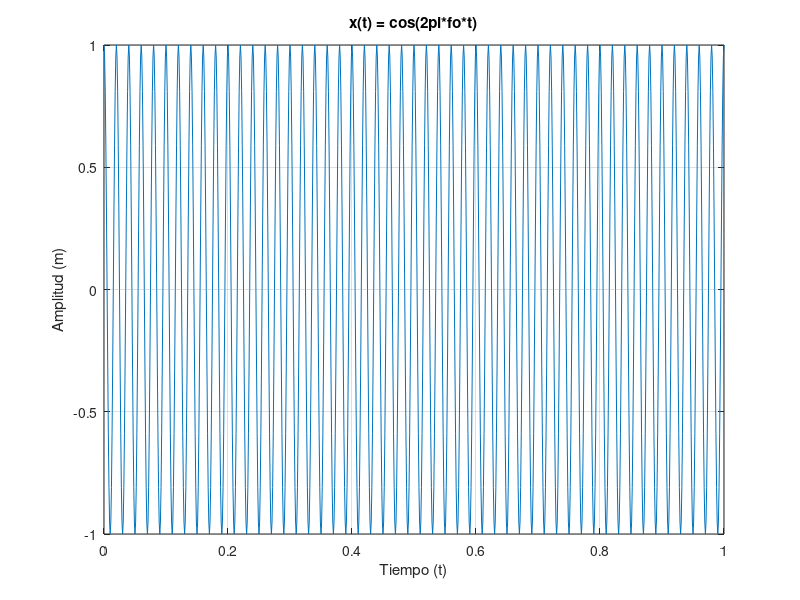
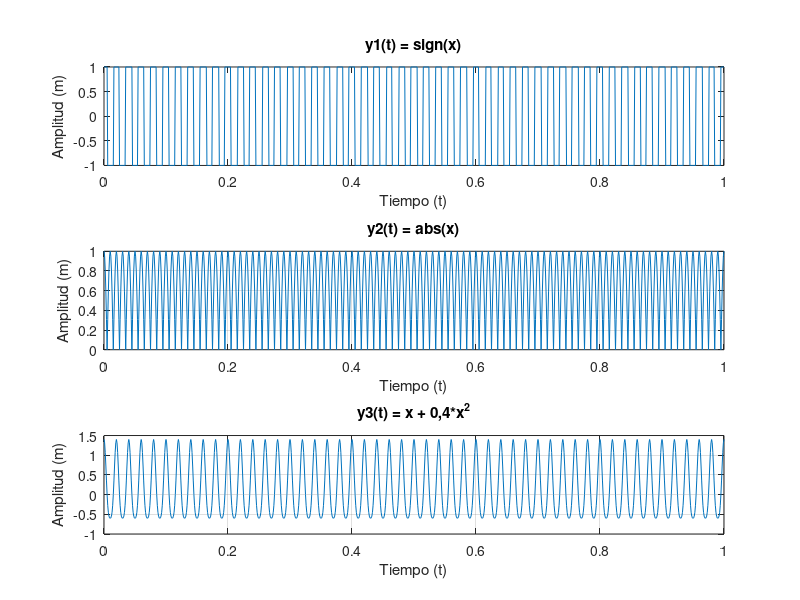

These charts were generated, in order, by the following MATLAB code:
%EJ 3.1 y EJ 3.2

fm=1000;
tm=(1/fm);
f0=50;
t=0:tm:1;

x=cos(2*pi*f0*t);

plot(t,x);
grid;
xlabel("Tiempo (t)");
ylabel("Amplitud (m)");
title("x(t) = cos(2pi*fo*t)");

y1=sign(x);
y2=abs(x);
y3=x+0.4*(x).^2;

figure
subplot(311);
grid;
plot(t,y1);
xlabel("Tiempo (t)");
ylabel("Amplitud (m)");
title("y1(t) = sign(x)");

subplot(312);
plot(t,y2);
grid;
xlabel("Tiempo (t)");
ylabel("Amplitud (m)");
title("y2(t) = abs(x)");

subplot(313);
plot(t,y3);
grid;
xlabel("Tiempo (t)");
ylabel("Amplitud (m)");
title("y3(t) = x + 0,4*x^2");
